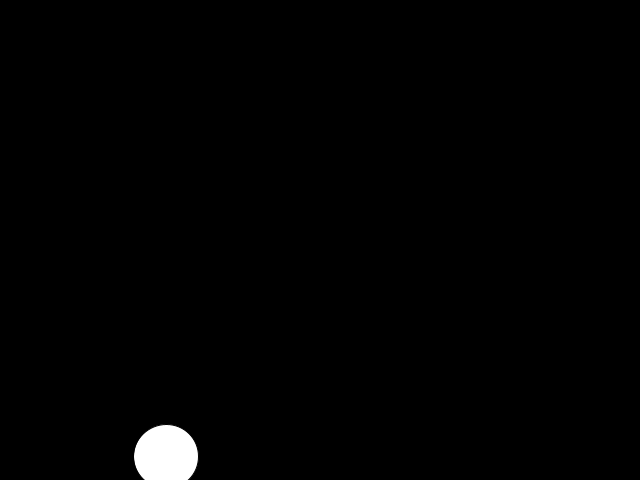
Frame 1 (no input)
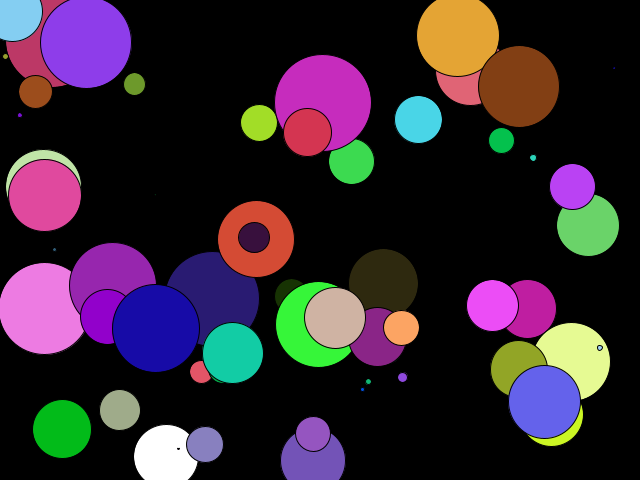
Frame 60 (the mouse pressed at the canvas centre just before this capture)
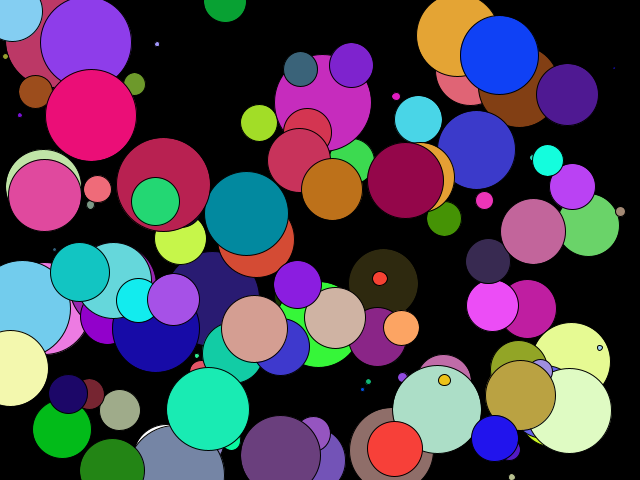
Frame 120 (the mouse held since frame 60 and released just before this capture)

The Processing sketch that drew these frames (run headless with seeded random() and noise(); from frame 60 on, the mouse is pressed at the canvas centre):

// Processing sketch: Lab_2_1
// ── Lab_2_1.pde

void setup()
{
  size(640, 480);

  background(0);
}


void draw()
{     
  create();
}

void create()
{
float rad = random(100);
  ellipse(random(640), random(480), rad, rad);
  fill(random(255), random(255), random(255));
}
